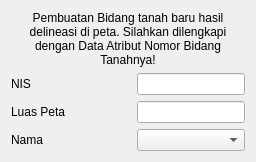
                <widget class="QWidget" name="tab_2">
                 <attribute name="title">
                  <string>Bidang Baru</string>
                 </attribute>
                 <layout class="QGridLayout" name="gridLayout_4">
                  <item row="0" column="0">
                   <layout class="QVBoxLayout" name="verticalLayout_8">
                    <item>
                     <widget class="QLabel" name="luasPetaLabel_2">
                      <property name="font">
                       <font>
                        <italic>true</italic>
                       </font>
                      </property>
                      <property name="text">
                       <string>&lt;html&gt;&lt;head/&gt;&lt;body&gt;&lt;p&gt;&lt;span style=&quot; font-size:9pt; font-style:normal; color:#000000;&quot;&gt;Pembuatan Bidang tanah baru hasil delineasi di peta. Silahkan dilengkapi dengan Data Atribut Nomor Bidang Tanahnya!&lt;/span&gt;&lt;/p&gt;&lt;/body&gt;&lt;/html&gt;</string>
                      </property>
                      <property name="textFormat">
                       <enum>Qt::RichText</enum>
                      </property>
                      <property name="scaledContents">
                       <bool>false</bool>
                      </property>
                      <property name="alignment">
                       <set>Qt::AlignCenter</set>
                      </property>
                      <property name="wordWrap">
                       <bool>true</bool>
                      </property>
                     </widget>
                    </item>
                    <item>
                     <layout class="QFormLayout" name="formLayout_6">
                      <item row="0" column="0">
                       <layout class="QHBoxLayout" name="horizontalLayout_18">
                        <item>
                         <widget class="QLabel" name="label_7">
                          <property name="text">
                           <string>NIS</string>
                          </property>
                         </widget>
                        </item>
                        <item>
                         <spacer name="horizontalSpacer_10">
                          <property name="orientation">
                           <enum>Qt::Horizontal</enum>
                          </property>
                          <property name="sizeType">
                           <enum>QSizePolicy::Preferred</enum>
                          </property>
                          <property name="sizeHint" stdset="0">
                           <size>
                            <width>100</width>
                            <height>20</height>
                           </size>
                          </property>
                         </spacer>
                        </item>
                       </layout>
                      </item>
                      <item row="0" column="1">
                       <widget class="QLineEdit" name="lineEdit_2"/>
                      </item>
                      <item row="1" column="0">
                       <widget class="QLabel" name="luasPetaLabel">
                        <property name="text">
                         <string>Luas Peta</string>
                        </property>
                       </widget>
                      </item>
                      <item row="1" column="1">
                       <widget class="QLineEdit" name="luasPetaLineEdit"/>
                      </item>
                      <item row="2" column="0">
                       <widget class="QLabel" name="namaLabel">
                        <property name="text">
                         <string>Nama</string>
                        </property>
                       </widget>
                      </item>
                      <item row="2" column="1">
                       <widget class="QComboBox" name="namaComboBox"/>
                      </item>
                     </layout>
                    </item>
                   </layout>
                  </item>
                 </layout>
                </widget>
